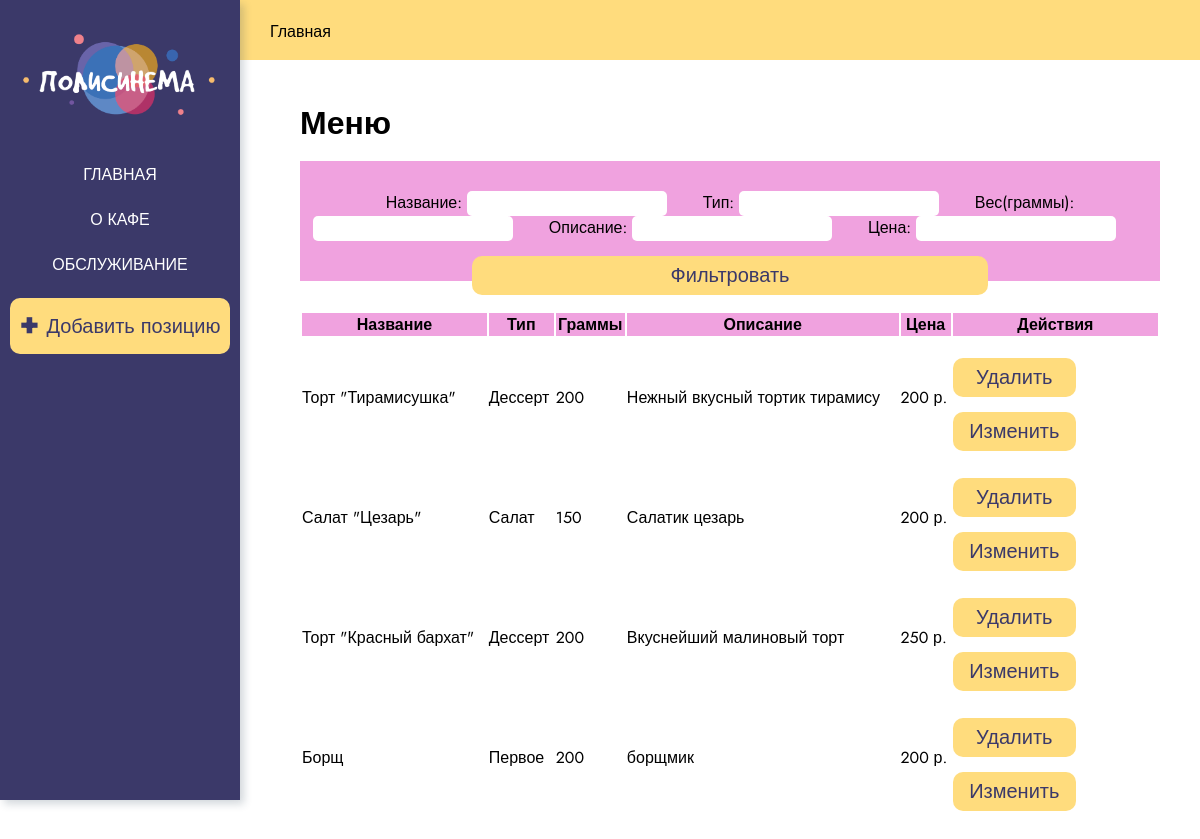
Before: / with the older database file.
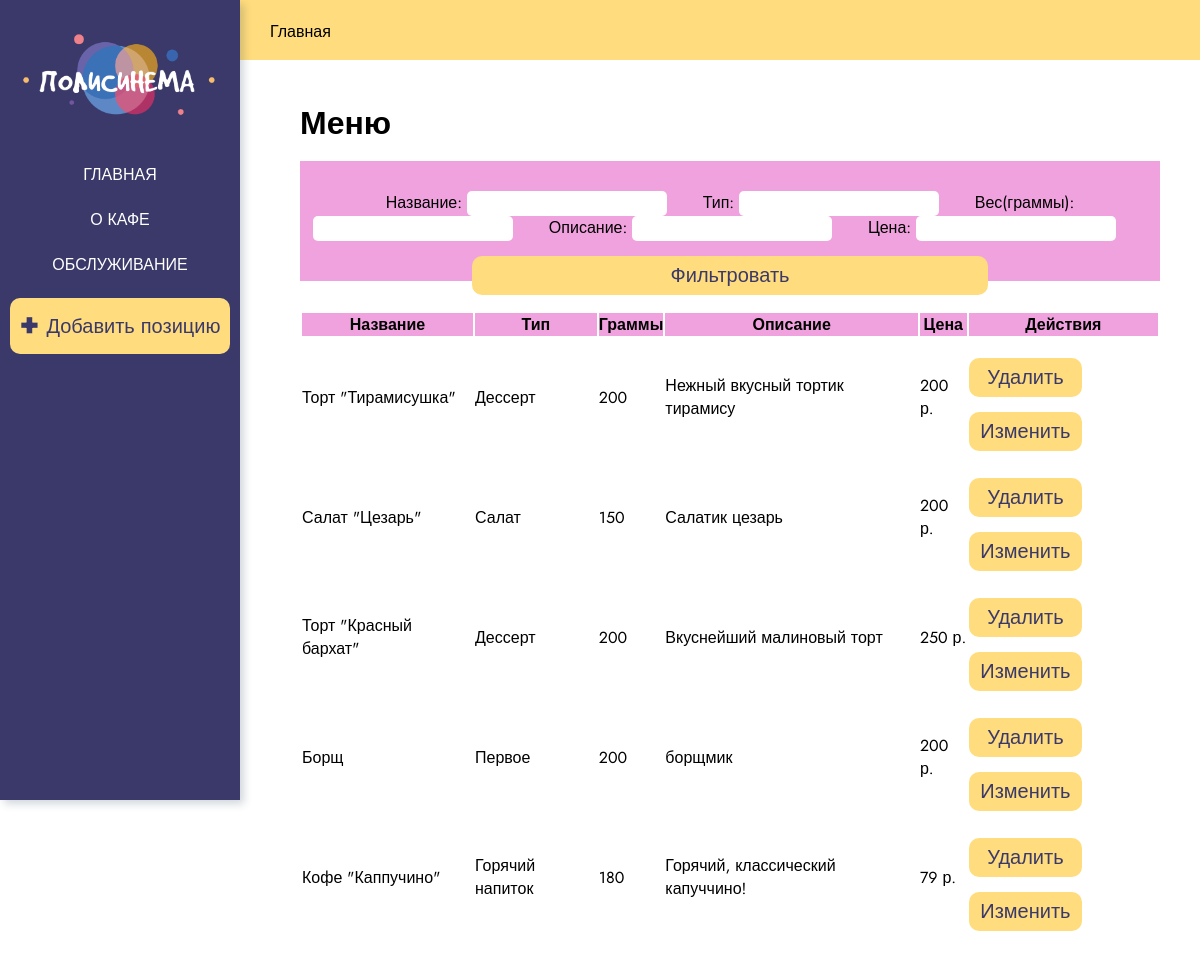
After: the same page with the newer database file.
### main/models.py (models this page shows, shortened)
class Position(models.Model):
    name = models.CharField('Название', max_length=30)
    type = models.CharField('Тип', max_length=30)
    gramm = models.CharField('Граммовка порции', max_length=10)
    sostav = models.TextField('Описание')
    price = models.IntegerField('Цена')
    class Meta:
        verbose_name="Позиция"
        verbose_name_plural="Позиции меню"

### main/views.py (the view)
# urls.py: path('', views.index, name='home'),
def index(request):
    positions_all = Position.objects.all()
    positions = PostFilter(request.GET, queryset=positions_all)
    return render(request, 'main/index.html', {'title': 'Главная страница сайта', 'positions': positions})

### main/templates/main/index.html (shortened to what this page needs)
{% extends 'main/base.html' %}
{% block tab-name %}Главная{% endblock %}
{% block content%}
<h1>Меню</h1>
{% if positions %}
    <form method="get" class="form-filter">
        <div class="form-filter__inputs">
        Название: {{ positions.form.name }}
        Тип: {{ positions.form.type }}
        Вес(граммы): {{ positions.form.gramm }}
        Описание: {{ positions.form.sostav }}
        Цена: {{ positions.form.price }}
        <button type="submit" class="btn btn-primary">Фильтровать</button>
        </div>
    </form>
<table>
    <tr>
        <th>Название</th>
        <th>Тип</th>
        <th>Граммы</th>
        <th>Описание</th>
        <th>Цена</th>
        <th>Действия</th>
    </tr>
    {% for el in positions.qs %}
    <tr>
        <td>{{el.name}}</td>
        <td>{{el.type}}</td>
        <td>{{el.gramm}}</td>
        <td>{{el.sostav}}</td>
        <td>{{el.price}} р.</td>
        <td>
            <div class="produtcs__btns">
                <a href="{% url 'delete' el.id %}">
                    <button class="btn btn-danger">Удалить</button>
                </a>
                <a href="{% url 'update' el.id %}">
                    <button class="btn btn-success">Изменить</button>
                </a>
            </div>
        </td>
    </tr>
    {% endfor %}
</table>
{% else %}
<p>У нас нет позиций в меню</p>
{%endif%}
{% endblock %}

Changed rows visible on the page:
added Position: name "Кофе \"Каппучино\"", type "Горячий напиток", gramm "180", sostav "Горячий, классический капуччино!", price "79"
